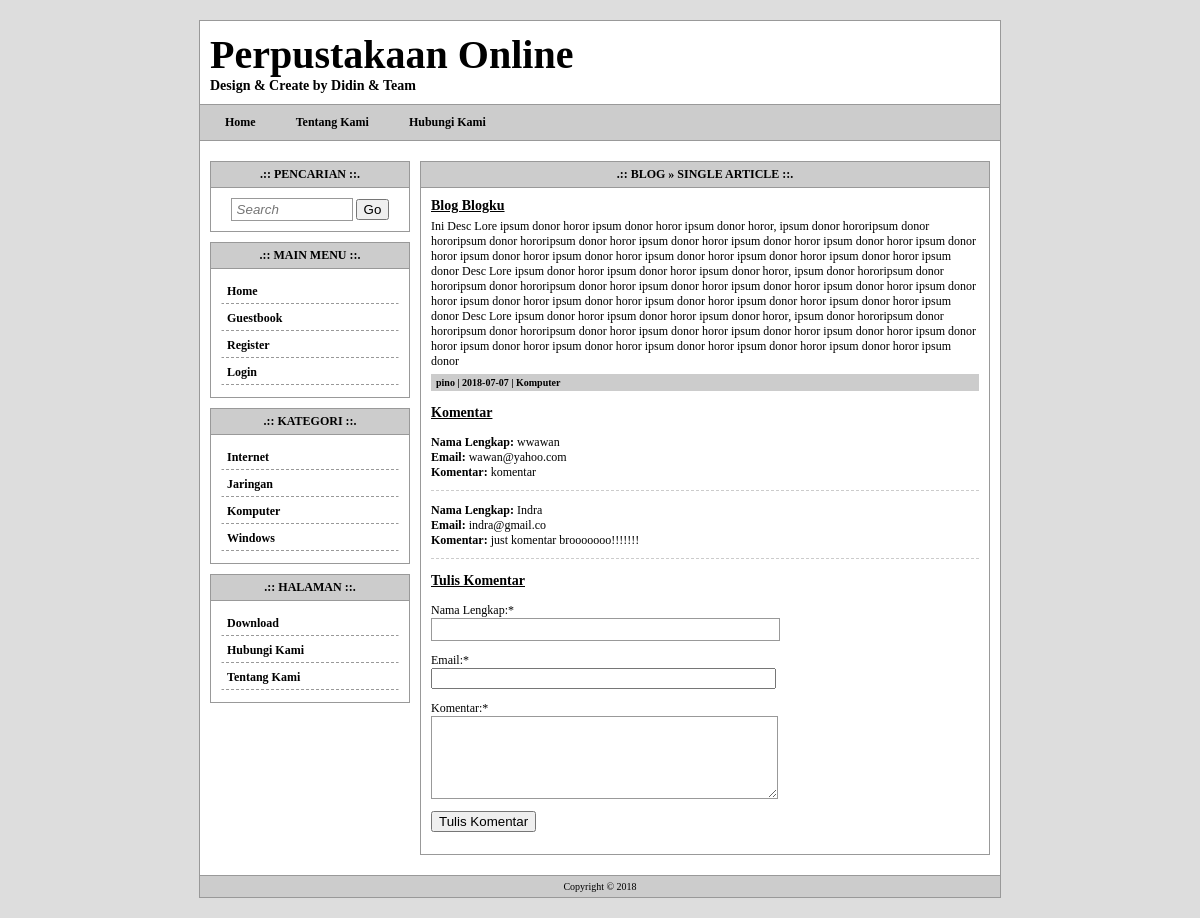
Screenshot of /single.php?id=3 with the database file from the repository.
### tables this page shows
CREATE TABLE `tw_page` (
  `page_id` int(11) NOT NULL,
  `page_user` varchar(32) NOT NULL,
  `page_date` date NOT NULL,
  `page_title` varchar(255) NOT NULL,
  `page_body` text NOT NULL,
  `page_top` int(2) NOT NULL
);

CREATE TABLE `tw_category` (
  `cat_id` int(11) NOT NULL,
  `cat_name` varchar(32) NOT NULL
);

CREATE TABLE `tw_blog` (
  `blog_id` int(11) NOT NULL,
  `blog_user` varchar(32) NOT NULL,
  `blog_cat_id` int(11) NOT NULL,
  `blog_date` date NOT NULL,
  `blog_title` varchar(255) NOT NULL,
  `blog_body` text NOT NULL
);

CREATE TABLE `tw_comment` (
  `com_id` int(11) NOT NULL,
  `com_blog_id` int(11) NOT NULL,
  `com_date` date NOT NULL,
  `com_name` varchar(32) NOT NULL,
  `com_email` varchar(32) NOT NULL,
  `com_body` text NOT NULL
);

### single.php (the view, shortened to what this page needs)
<?php
include'template/overall/header.php';
echo '<div class="content-title">.:: Blog &raquo; Single Article ::.</div>';
echo '<div class="content-body">';
$id = abs((int)$_GET['id']);
$sql = mysqli_query($koneksi, "SELECT * FROM tw_blog WHERE blog_id='$id'") or die(mysql_error());
if(mysqli_num_rows($sql) == 0){
	echo 'Blank...!';
}else{
	$data = mysqli_fetch_assoc($sql);
	$cat_id = $data['blog_cat_id'];
	$cat = mysqli_query($koneksi, "SELECT * FROM tw_category WHERE cat_id='$cat_id'");
	$data_cat = mysqli_fetch_assoc($cat);
	echo '<div id="blog">';
	echo '<div class="blog-title">'.$data['blog_title'].'</div>';
	echo '<div class="blog-desc">'.$data['blog_body'].'</div>';
	echo '<div class="blog-info">';
	echo $data['blog_user'].' | '.$data['blog_date'].' | '.$data_cat['cat_name'];
	echo '</div>';
	echo '<p class="blog-title">Komentar</p>';
	$com = mysqli_query($koneksi, "SELECT * FROM tw_comment WHERE com_blog_id='$id' ORDER BY com_id DESC");
	if(mysqli_num_rows($com) != 0){
		while($dataCom = mysqli_fetch_assoc($com)){
			echo '<p style="border-bottom:1px dashed #CCC; padding-bottom:10px">';
			echo '<b>Nama Lengkap:</b> '.$dataCom['com_name'].'<br />';
			echo '<b>Email:</b> '.$dataCom['com_email'].'<br />';
			echo '<b>Komentar:</b> '.$dataCom['com_body'];
			echo '</p>';
		}
	}else{
		echo '<p>Belum ada data.</p>';
	}
	echo '<p class="blog-title">Tulis Komentar</p>';
	echo '<form action="" method="post">';
	echo '<p>Nama Lengkap:*<br /><input type="text" name="nama" size="40" /></p>';
	echo '<p>Email:*<br /><input type="email" name="email" size="40" /></p>';
	echo '<p>Komentar:*<br /><textarea name="pesan" rows="5" cols="40"></textarea></p>';
	echo '<p><input type="submit" name="submit" value="Tulis Komentar" /></p>';
	echo '</form>';
	echo '</div>';
}
echo '</div>';
include'template/overall/footer.php';
?>

### template/menu.php
<?php
$sql = mysqli_query($koneksi, "SELECT * FROM tw_page WHERE page_top=1 ORDER BY page_id ASC");
if(mysqli_num_rows($sql) != 0){
	echo '<a href="index.php">Home</a>';
	while($data = mysqli_fetch_assoc($sql)){
		echo '<a href="page.php?id='.$data['page_id'].'">'.$data['page_title'].'</a>';
	}
}
?>

### template/widget/category.php
<div class="widget-title">.:: Kategori ::.</div>
<div class="widget-body">
    <?php
	$sql = mysqli_query($koneksi, "SELECT * FROM tw_category ORDER BY cat_name ASC");
	if(mysqli_num_rows($sql) != 0){
		while($data = mysqli_fetch_assoc($sql)){
			echo '<a class="menu" href="category.php?id='.$data['cat_id'].'">'.$data['cat_name'].'</a>';
		}
	}
	?>
</div>

### template/widget/page.php
<div class="widget-title">.:: Halaman ::.</div>
<div class="widget-body">
    <?php
	$sql = mysqli_query($koneksi, "SELECT * FROM tw_page ORDER BY page_title ASC");
	if(mysqli_num_rows($sql) != 0){
		while($data = mysqli_fetch_assoc($sql)){
			echo '<a class="menu" href="page.php?id='.$data['page_id'].'">'.$data['page_title'].'</a>';
		}
	}
	?>
</div>

### style.css (style rules this page uses)
body { font-family:tahoma; font-size:12px; background:#DDD; padding:0; margin:0; }
a { color:#0099FF; text-decoration:none; }
input[type="text"], input[type="password"], select, textarea { border:1px solid #999; padding:3px 5px; }
#menu a { text-decoration:none; color:#000000; font-weight:bold; padding:3px 15px; margin-right:10px; }
#widget .widget-title { background:#CCC; padding:5px 10px; font-weight:bold; border:1px solid #999; text-align:center; text-transform:uppercase; }
#widget .widget-body { padding:10px; border:1px solid #999; border-top:none; margin-bottom:10px; }
#widget .widget-body a.menu { display:block; padding:4px 5px; margin-bottom:2px; border:1px solid #FFF; border-bottom:1px dashed #999; color:#000; font-weight:bold; }
#content .content-title { background:#CCC; padding:5px 10px; font-weight:bold; border:1px solid #999; text-align:center; text-transform:uppercase; }
#content .content-body { padding:10px; border:1px solid #999; border-top:none; margin-bottom:10px; }
#content .content-body #blog { margin-bottom:10px; }
#content .content-body #blog .blog-title { font-weight:bold; font-size:14px; text-decoration:underline; }
#content .content-body #blog .blog-desc { margin:5px 0px; }
#content .content-body #blog .blog-info { background:#CCC; padding:3px 5px; font-size:10px; font-weight:bold; }

### rows the page displays
tw_page: page_title "Tentang Kami"
tw_page: page_title "Hubungi Kami"
tw_category: cat_name "Internet"
tw_category: cat_name "Jaringan"
tw_category: cat_name "Komputer"
tw_category: cat_name "Windows"
tw_page: page_title "Download"
tw_blog: blog_title "Blog Blogku", blog_body "Ini Desc Lore ipsum donor horor ipsum donor horor ipsum donor horor, ipsum donor hororipsum donor hororipsum donor hororipsum donor horor ipsum donor horor ipsum donor horor ipsum donor horor ipsum donor horor ipsum donor horor ipsum donor horor ipsum donor horor ipsum donor horor ipsum donor horor ipsum donor Desc Lore ipsum donor horor ipsum donor horor ipsum donor horor, ipsum donor hororipsum donor hororipsum donor hororipsum donor horor ipsum donor horor ipsum donor horor ipsum donor horor ipsum donor horor ipsum donor horor ipsum donor horor ipsum donor horor ipsum donor horor ipsum donor horor ipsum donor Desc Lore ipsum donor horor ipsum donor horor ipsum donor horor, ipsum donor…", blog_user "pino", blog_date "2018-07-07"
tw_comment: com_name "wwawan", com_email "wawan@yahoo.com", com_body "komentar"
tw_comment: com_name "Indra", com_email "indra@gmail.co", com_body "just komentar brooooooo!!!!!!!"
